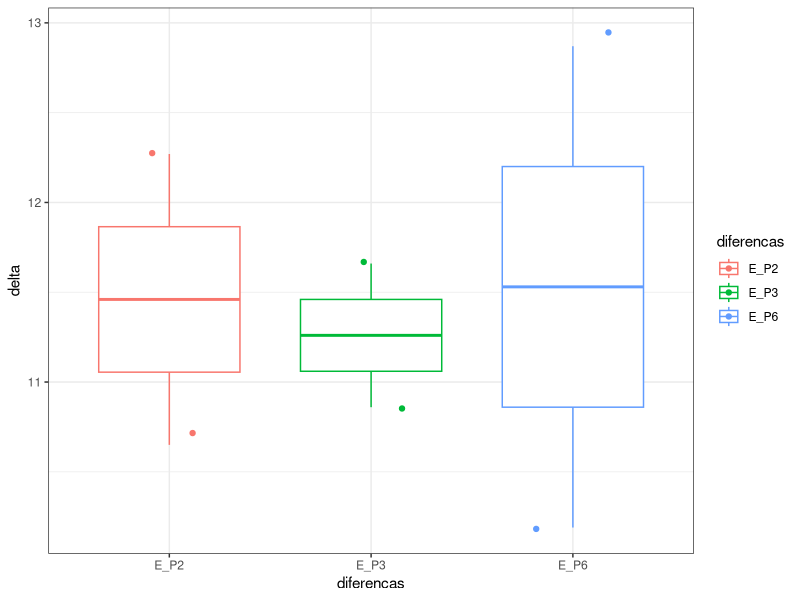
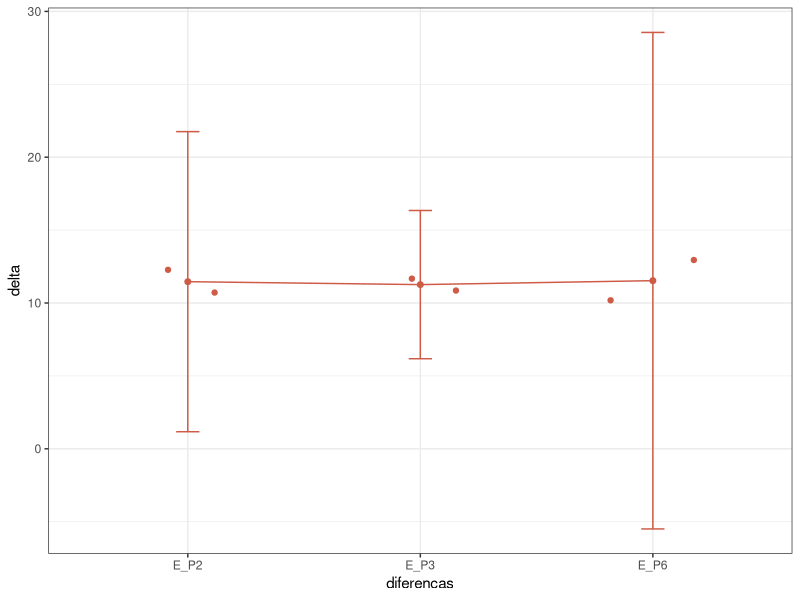
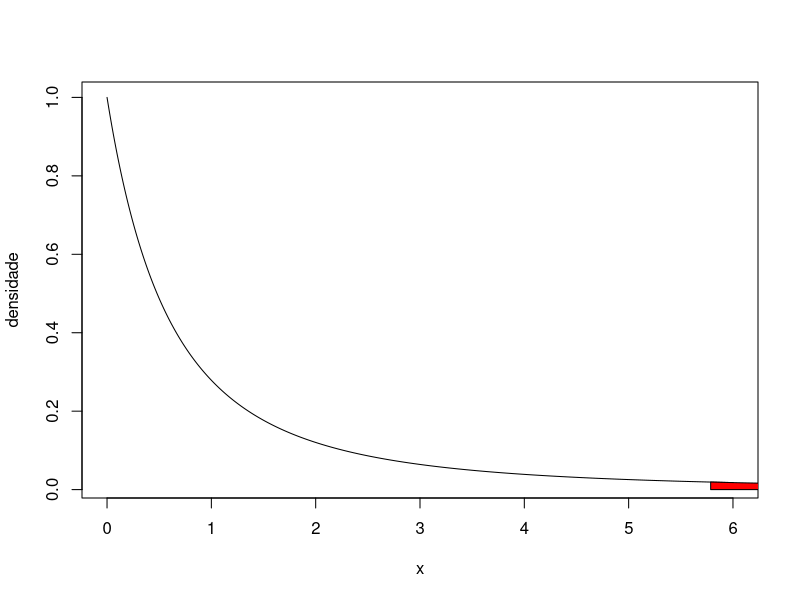
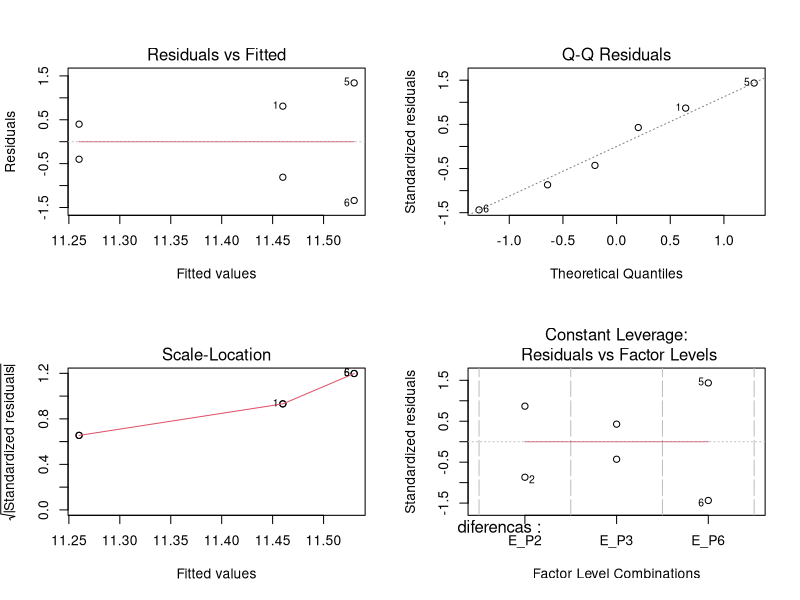
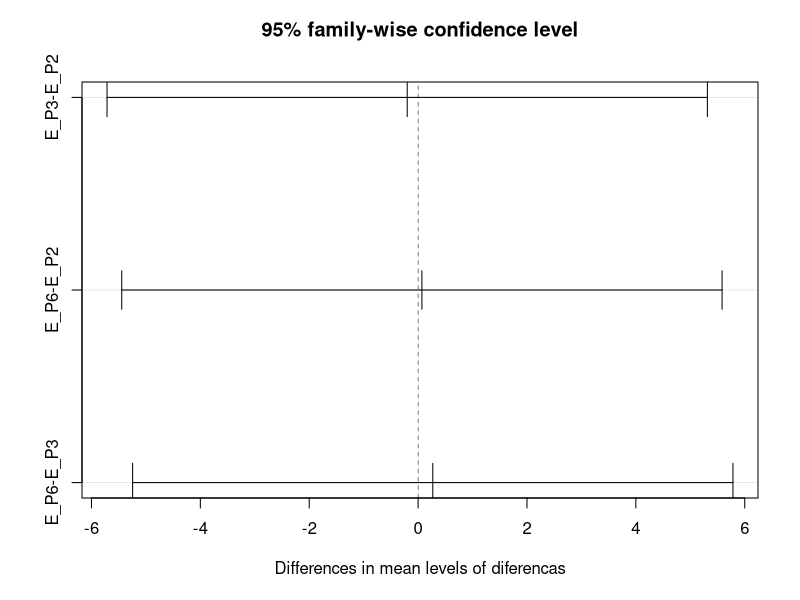

These charts were generated, in order, by the following R code:
# PEG 4000, diferença entre 2%, 3% e 6%

###*******************************************************************###
### Pacotes
library(ggpubr)

###*******************************************************************###
## Planejamento e resultados

# dados de ganho de massa
espessura_poros2 <- c(12.27, 10.65)
espessura_poros3 <- c(11.66, 10.86)
espessura_poros6 <- c(12.87, 10.19)

a <- 3 # numero de tratamentos (niveis)
n <- length(espessura_poros2) # numero de replicas
N <- a*n # numero de experimentos

# ordem de condução dos ensaios
ordem <- sample(1:N, size = N, replace = F)

# tratamentos/niveis
diferencas <- c(rep("E_P2", n),
                rep("E_P3",n),
                rep("E_P6",n))

# transformando em fator(tipo de variavel do R)
diferencas <- as.factor(diferencas)

# vetor de resultados
delta <- c(espessura_poros2, espessura_poros3, espessura_poros6)

# Planejamento totalmente aleatorizado
planejamento <- data.frame(ordem, diferencas, delta)

###************************************************************###
## Graficos

ggboxplot(planejamento,
          x = "diferencas",
          y = "delta",
          color = "diferencas",
          add = "jitter") + theme_bw ()

ggline(planejamento,
       x = "diferencas",
       y = "delta",
       color = "coral3",
       add = c("mean_ci", "jitter")) + theme_bw ()

###************************************************************###
## ANOVA via comando aov

# ANOVA
res.anova <- aov(delta ~ diferencas, data = planejamento)
summary(res.anova)

# F critico
f_tab <- qf(0.05, df1 = a-1, df2 = N-a, lower.tail = F)
f_tab

# Ajuste do modelo
lml <- lm(delta ~ diferencas, data = planejamento)
summary(lml)

###************************************************************###
## Regiao Critica

# sequencia para o eixo horizontal
x <- seq(from = 0, to = 6, length = 500)

# atribuindo valores da distribuição F
y <- df(x,a-1,a*n-a)

# plotando a fdp F
plot(x, y, type = "l", ylab = "densidade")

# valor F de interesse
f <- qf(0.05, a-1, a*n-1, lower.tail = F)

# destacando a probabilidade à direita do valor de interesse
x1 <- seq(f, 10, length=500)
y1 <- df(x1, a-1, a*n-a)
polygon(c(f,x1,10),c(0,y1,0),col="red")

###************************************************************###
## Pressuposicoes

# normalidade
shapiro.test(res.anova$residuals)

# homocedasticidade
bartlett.test(delta ~ diferencas, data = planejamento)

# graficos de residuos
par(mfrow=c(2,2))
plot(res.anova)
par(mfrow=c(1,1))

###************************************************************###
## Teste para comparacoes multiplas

# Teste de Tukey-HSD
TukeyHSD(res.anova)

plot(TukeyHSD(res.anova))

###************************************************************###
## Poder do teste 

# variancia entre os tratamentos
var_rev <- summary(res.anova)[[1]][1,3]

# variancia dentro dos tratamentos (erro experimental)
var_erro <- summary(res.anova)[[1]][2,3]

# poder do teste 
power.anova.test(groups = a,
                 n = n,
                 between.var = var_rev,
                 within.var = var_erro)